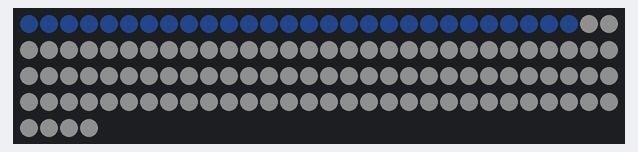
Bench run of a sketch on a simulated Arduino Uno, built with avr-gcc and run on an emulated ATmega328P. On the bench: 124 RGB LEDs in strip order, left to right, continuing on the next row. Dim RGB values are drawn brighter than linear.

Above: at 12.13 s.
At 14.66 s:
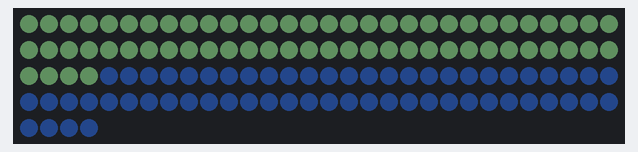
At 17.15 s:
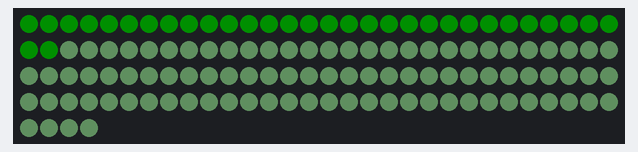
At 19.67 s:
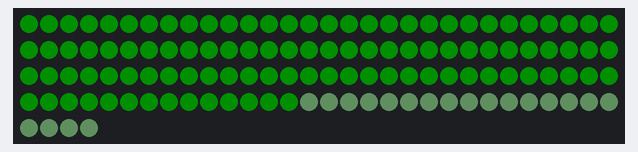
At 33.52 s:
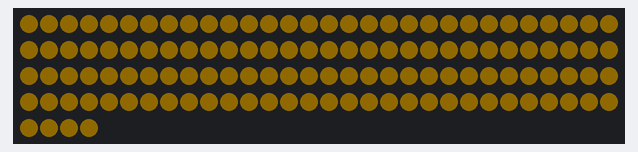
At 34.75 s:
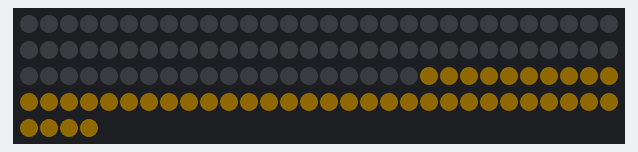

The sketch:

awareables.ino
```cpp
#include <Adafruit_NeoPixel.h>

const int DATA_PIN = 10;  // pin on FLORA
const int PIXEL_NUM = 124; // number of neopixels in chain

int BRIGHTNESS =15;
const int WAIT = 10; // delay transitioning colors

Adafruit_NeoPixel strip = Adafruit_NeoPixel(PIXEL_NUM, DATA_PIN, NEO_GRB + NEO_KHZ800);

void setup() {
  pinMode(DATA_PIN, INPUT);
  digitalWrite(DATA_PIN, HIGH);
  strip.begin();
  strip.setBrightness(BRIGHTNESS);
}

void loop() {
  colorWipe(strip.Color(255, 0, 0), WAIT*0.8*6); // Red
  colorWipe(strip.Color(255, 255, 255), WAIT*0.6*6); // light blue
  colorWipe(strip.Color(51, 102, 204), WAIT*0.1*6); // Blue
  colorWipe(strip.Color(172, 255, 168), WAIT*0.3*6); // light green
  colorWipe( strip.Color(0, 255, 0), WAIT*0.5*6); //green
  colorWipe(strip.Color(255, 0, 255), WAIT*0.7*6); // pink/magenta
  colorWipe(strip.Color(255, 182, 0), WAIT*0.9*6); // yellow
  colorWipe( strip.Color(0, 0, 0), WAIT); // shutting off

}

// Fill the neopixels one after the other with a color
void colorWipe(uint32_t c, uint8_t wait) {
  for(uint16_t i=0; i<strip.numPixels(); i++) {
    strip.setPixelColor(i, c);
    //strip.setBrightness(BRIGHTNESS/(i+1));
    strip.show();
    delay(wait);
  }
  //delay(wait);
}
```
